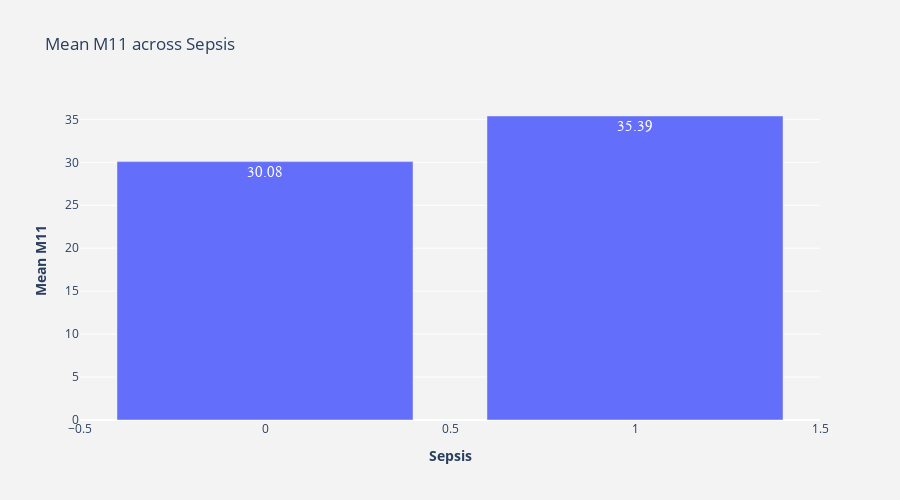

Notebook code for this chart:
### Code cell
"""So the mean fare of survivors should be much more (from positive correlation or boxplot interpretation) than those who died. Calculate mean fare paid by the survivors as well as by the victims."""
numGroupedByCat(df_train.M11)

### Figure 1 — Plotly figure (JSON) as saved in the notebook; plotly's stock layout.template omitted (floating-point values rounded to 4 significant figures)
{"data": [{"hoverinfo": "x+y", "text": [30.08, 35.39], "textfont": {"family": "sans serif", "size": 15}, "textposition": "auto", "type": "bar", "x": [0, 1], "y": [30.08, 35.39]}], "layout": {"height": 500, "paper_bgcolor": "rgb(243, 243, 243)", "plot_bgcolor": "rgb(243, 243, 243)", "showlegend": false, "title": {"text": "Mean M11 across Sepsis"}, "width": 900, "xaxis": {"anchor": "y", "domain": [0, 1], "title": {"text": "<b>Sepsis</b>"}}, "yaxis": {"anchor": "x", "domain": [0, 1], "title": {"text": "<b>Mean M11</b>"}}}}
